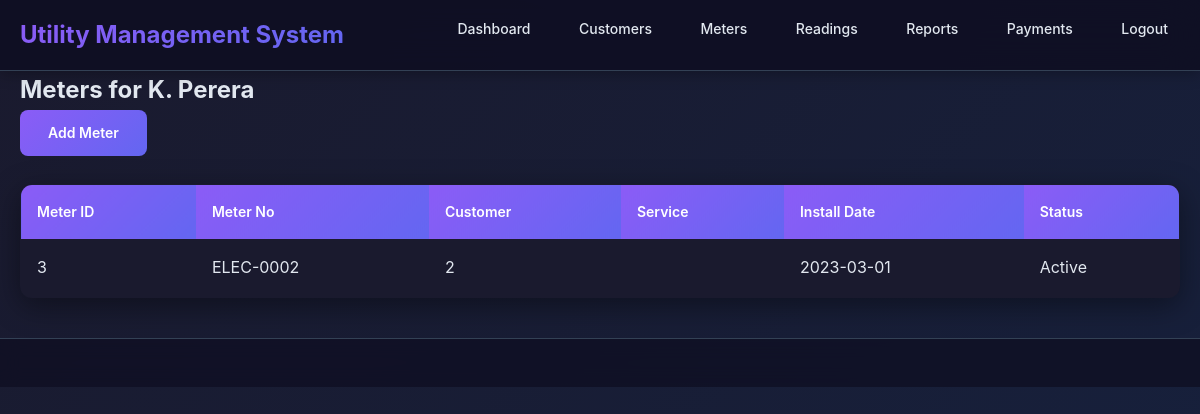
/public/meters.php?customer_id=2 (signed in), run on the app's committed database.
### tables this page shows
CREATE TABLE customer (
  customer_id INT AUTO_INCREMENT PRIMARY KEY,
  customer_type ENUM('Household','Business','Government') NOT NULL,
  name VARCHAR(150) NOT NULL,
  address TEXT,
  city VARCHAR(100),
  phone VARCHAR(20),
  email VARCHAR(100),
  created_at DATETIME DEFAULT CURRENT_TIMESTAMP
);

CREATE TABLE meter (
  meter_id INT AUTO_INCREMENT PRIMARY KEY,
  meter_no VARCHAR(50) NOT NULL UNIQUE,
  customer_id INT NOT NULL,
  service_id INT NOT NULL,
  install_date DATE,
  status ENUM('Active','Inactive','Disconnected') DEFAULT 'Active',
  FOREIGN KEY (customer_id) REFERENCES customer(customer_id) ON DELETE CASCADE,
  FOREIGN KEY (service_id) REFERENCES service(service_id) ON DELETE RESTRICT
);

### public/meters.php (the view, shortened to what this page needs)
<?php
require_once __DIR__ . '/../includes/config.php';
require_once __DIR__ . '/../includes/header.php';
$customer_id = intval($_GET['customer_id'] ?? 0);
if ($customer_id) {
    $stmt = $pdo->prepare("SELECT * FROM meter WHERE customer_id = :cid");
    $stmt->execute([':cid'=>$customer_id]);
    $meters = $stmt->fetchAll();
    $cust = $pdo->prepare("SELECT name FROM customer WHERE customer_id = :cid");
    $cust->execute([':cid'=>$customer_id]);
    $custname = $cust->fetchColumn();
    echo "<h2>Meters for " . htmlspecialchars($custname) . "</h2>";
    echo "<a class='btn' href='add_meter.php?customer_id={$customer_id}'>Add Meter</a>";
}
?>
<table class="table">
  <thead><tr><th>Meter ID</th><th>Meter No</th><th>Customer</th><th>Service</th><th>Install Date</th><th>Status</th></tr></thead>
  <tbody>
    <?php foreach($meters as $m): ?>
    <tr>
      <td><?= $m['meter_id'] ?></td>
      <td><?= htmlspecialchars($m['meter_no']) ?></td>
      <td><?= htmlspecialchars($m['customer_name'] ?? ($m['customer_id']??'')) ?></td>
      <td><?= htmlspecialchars($m['service_name'] ?? '') ?></td>
      <td><?= htmlspecialchars($m['install_date']) ?></td>
      <td><?= $m['status'] ?></td>
    </tr>
    <?php endforeach; ?>
  </tbody>
</table>
<?php require_once __DIR__ . '/../includes/footer.php'; ?>

### assets/css/style.css (style rules this page uses)
:root { --max-width: 1200px; --primary: #8b5cf6; --primary-dark: #7c3aed; --secondary: #ec4899; --accent: #f59e0b; --success: #10b981; --warning: #f59e0b; --error: #ef4444; --info: #06b6d4; --dark: #0f0f23; --dark-light: #1a1a2e; --dark-lighter: #252547; --light: #e2e8f0; --light-muted: #94a3b8; --gray-100: #1e293b; --gray-200: #334155; --gray-300: #475569; --gray-400: #64748b; --gray-500: #94a3b8; --gray-600: #cbd5e1; --gradient-primary: linear-gradient(135deg, #8b5cf6 0%, #6366f1 100%); --gradient-secondary: linear-gradient(135deg, #ec4899 0%, #f97316 100%); --gradient-accent: linear-gradient(135deg, #f59e0b 0%, #eab308 100%); --gradient-dark: linear-gradient(135deg, #1a1a2e 0%, #16213e 100%); --shadow-sm: 0 2px 15px rgba(0, 0, 0, 0.3); --shadow-md: 0 8px 30px rgba(0, 0, 0, 0.4); --shadow-lg: 0 16px 50px rgba(0, 0, 0, 0.5); --border-radius: 12px; --border-radius-lg: 16px; }
* { box-sizing: border-box; margin: 0; padding: 0; }
body { font-family: 'Inter', 'Segoe UI', Arial, sans-serif; background: var(--gradient-dark); margin: 0; color: var(--light); line-height: 1.6; min-height: 100vh; }
.btn { display: inline-block; padding: 12px 28px; background: var(--gradient-primary); color: white; border-radius: 8px; border: none; cursor: pointer; text-decoration: none; font-weight: 600; font-size: 14px; transition: all 0.3s ease; position: relative; overflow: hidden; }
.btn::before { content: ''; position: absolute; top: 0; left: -100%; width: 100%; height: 100%; background: linear-gradient(90deg, transparent, rgba(255,255,255,0.2), transparent); transition: left 0.5s; }
.table { width: 100%; border-collapse: collapse; margin-top: 20px; background: var(--dark-light); border-radius: var(--border-radius); overflow: hidden; box-shadow: var(--shadow-md); border: 1px solid var(--gray-200); }
.table th { background: var(--gradient-primary); color: white; padding: 16px; text-align: left; font-weight: 600; font-size: 14px; }
.table td { padding: 16px; border-bottom: 1px solid var(--gray-200); color: var(--light); }
.table tr:last-child td { border-bottom: none; }
.login-box, .card, .table { animation: fadeInUp 0.6s ease-out; }
::placeholder { color: var(--gray-400); }

### data on the page
customer: name "K. Perera"
meter: meter_id "3", meter_no "ELEC-0002", customer "2", install_date "2023-03-01", status "Active"
